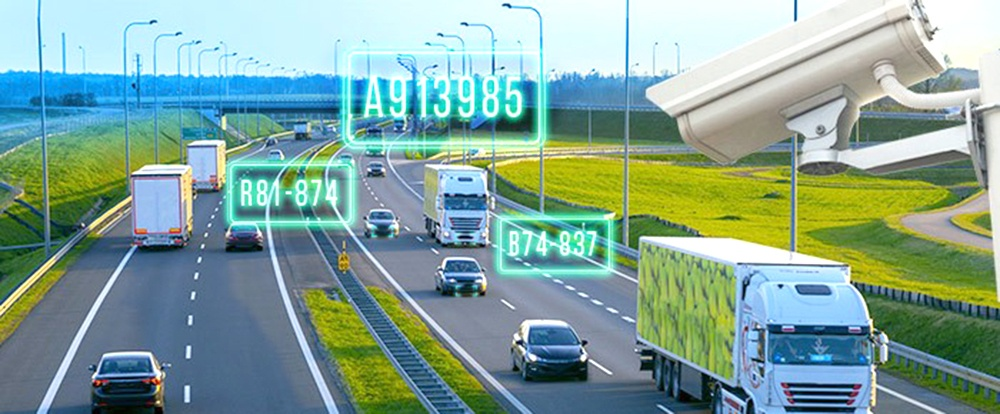
#> input picture first_screen.jpeg, 1000 x 414 px
$ python -i utils_rotate.py   (imports and definitions only)
#> lines starting #> are read from the running program, lines starting #| are printed output that depends on the picture
#> further down, picture is the input picture: shape (414, 1000, 3); mean B, G, R 153.1, 163.8, 131.5
import numpy as np
import math
import cv2

def changeContrast(img):
    lab= cv2.cvtColor(img, cv2.COLOR_BGR2LAB)
#> lab: shape (414, 1000, 3); mean of channels 0, 1, 2 164.7, 118, 129.3
    l_channel, a, b = cv2.split(lab)
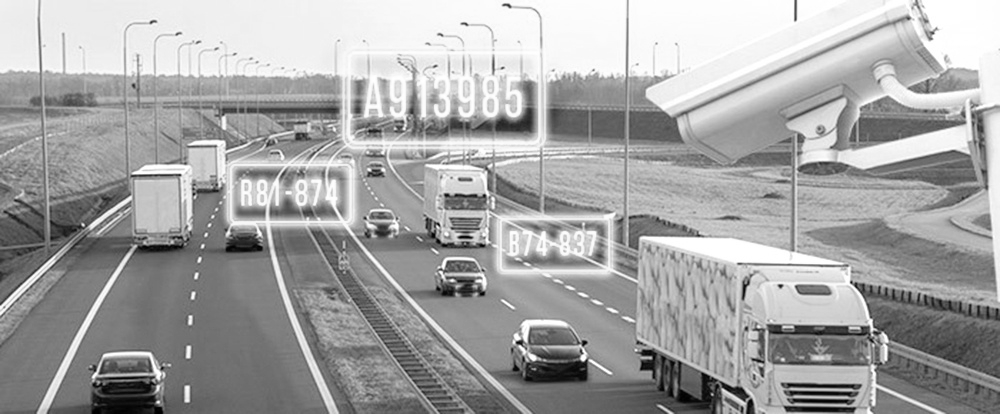
#> l_channel: shape (414, 1000); min 0, max 255, mean 164.7
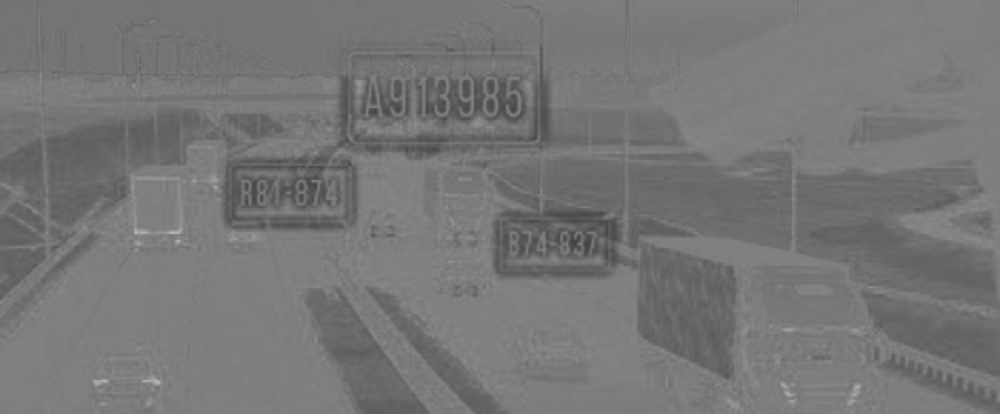
#> a: shape (414, 1000); min 66, max 182, mean 118
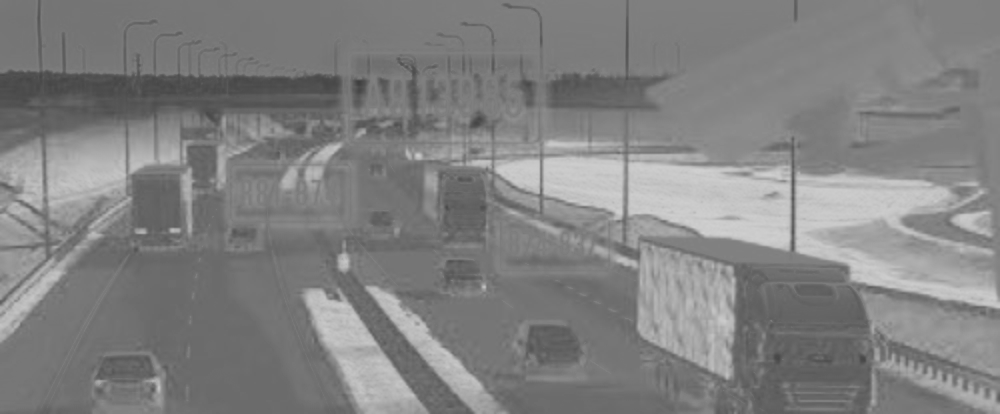
#> b: shape (414, 1000); min 63, max 209, mean 129.3
    clahe = cv2.createCLAHE(clipLimit=3.0, tileGridSize=(8,8))
    cl = clahe.apply(l_channel)
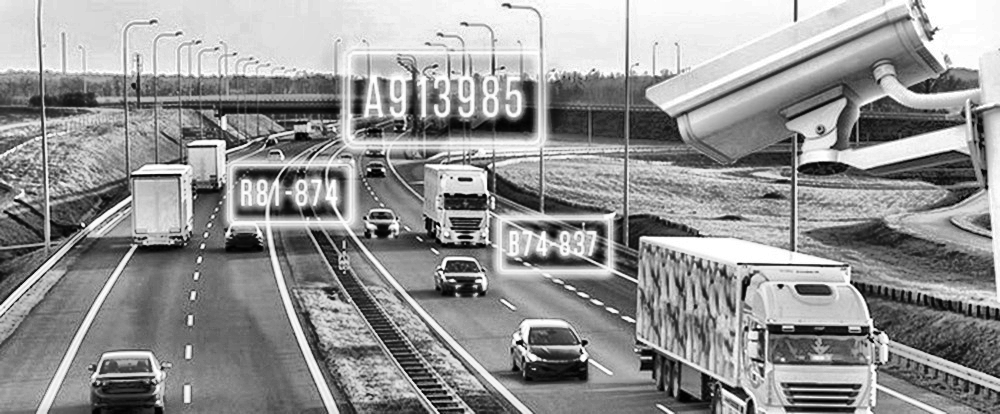
#> cl: shape (414, 1000); min 0, max 255, mean 148.2
    limg = cv2.merge((cl,a,b))
#> limg: shape (414, 1000, 3); mean of channels 0, 1, 2 148.2, 118, 129.3
    enhanced_img = cv2.cvtColor(limg, cv2.COLOR_LAB2BGR)
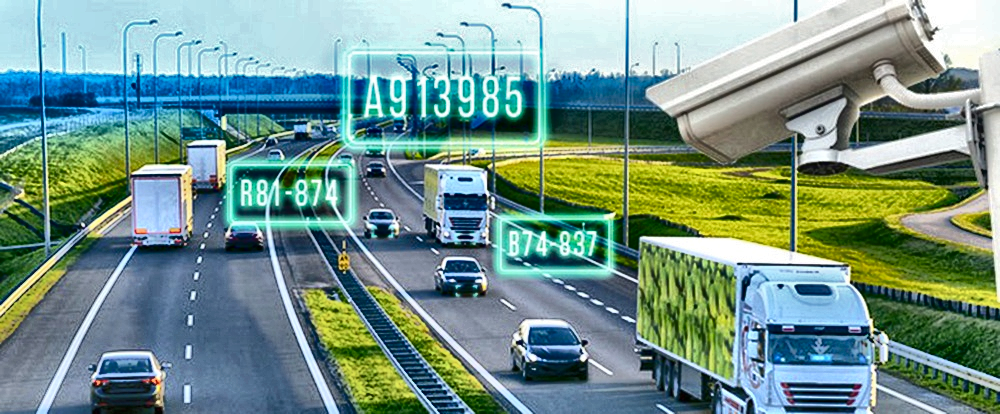
#> enhanced_img: shape (414, 1000, 3); mean B, G, R 137.8, 147.9, 116.4
    return enhanced_img

# [49 lines left out: functions rotate_image, compute_skew, deskew, not called in this run]

>>> import cv2
>>> picture = cv2.imread('../first_screen.jpeg')
>>> result = changeContrast(picture)
